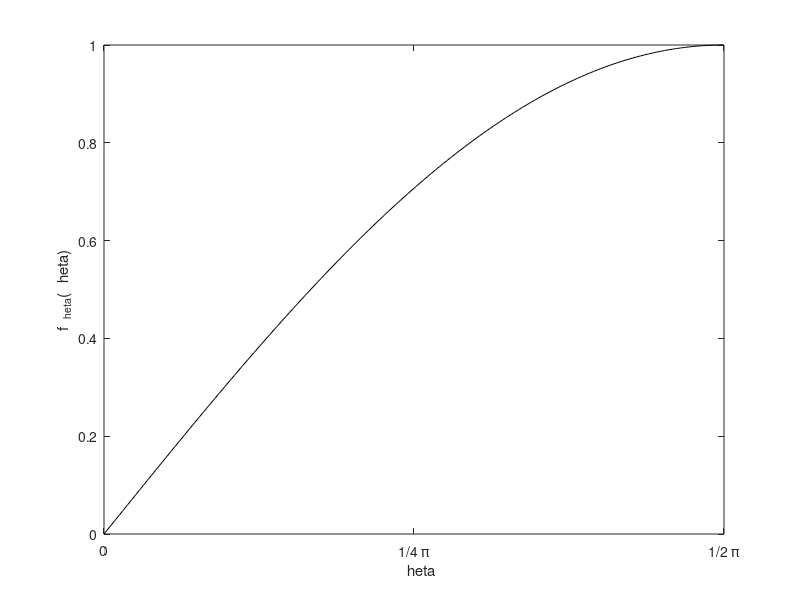

The MATLAB script that drew this image: (Note: this script raises an error after producing the figure.)
%%%%%%%%%%%%%%%%%%%%%%%%%%%%%%%%%%%%%%%%%%%%%%%%%%%%%%%%%%%%%%%%%%%%%%%%%%%%%%%%%%%%%%%%%%
% ETH Zurich, Switzerland
% Separation Processes Laboratory
%
% Project:  Lithoplatelets
% Year:     2022
% MATLAB:   R2019b, Windows 64bit
% Authors:  Anna Jaeggi (AJ)
%
% Purpose:
% Generate plots for section about derivation of distribution of phi, theta
% in the supporting information
%
%%%%%%%%%%%%%%%%%%%%%%%%%%%%%%%%%%%%%%%%%%%%%%%%%%%%%%%%%%%%%%%%%%%%%%%%%%%%%%%%%%%%%%%%%%
close all; clear all;
%% Distribution of theta alone
x = 0:0.01:pi/2;
fig = figure;
plot(x, sin(x), 'color', [0 0 0])
xlim([0,pi/2])

xlabel("\theta")
ylabel("f_{\theta}(\theta)")

xticks([0 pi/4 pi/2])
xticklabels({'0','1/4 \pi','1/2 \pi'})

typeSetPlot(fig, 'half', 'noPADDING')
set(fig,'Position',[360 485 156 133]);

set(gca,'fontsize',8)

print(gcf,'deriv1.pdf','-dpdf');

%% Alpha as a function of beta
fig = figure;
hold on;
ii = 1;
colors = [150, 25, 77;
    193, 75, 46.5000;
    236, 125,16;
    145.5, 155.5, 102.5;
    55, 186, 189
]./255;
for theta = [0, pi/8, pi/4, 3/8*pi , pi/2]
    beta = 0:0.01:2*pi;
    alpha = asin(sin(theta)*sin(beta));
    h(ii) = plot(beta, alpha, 'color', colors(ii,:));
    yline(theta, 'linestyle',':', 'color', colors(ii,:))
    yline(-theta, 'linestyle',':', 'color', colors(ii,:))
    ii = ii+1;
end
xlim([0,pi*2])
xlabel("\beta")
ylabel("\alpha")

xticks([0 pi/2 pi 3/2*pi 2*pi])
xticklabels({'0','1/2 \pi','\pi','3/2 \pi','2 \pi'})

yticks([-pi/2 -pi/4 0 pi/4 pi/2 ])
yticklabels({' -1/2 \pi','-1/4 \pi','0','1/4 \pi','1/2 \pi'})

typeSetPlot(fig, 'full', 'noPADDING')
set(fig,'Position',[360 313 312 305]);

set(gca,'fontsize',8)

lgd = legend(h,"0", "1/8 \pi", "1/4 \pi", "3/8 \pi", "1/2 \pi");
lgd.Title.String = '\theta';
lgd.Title.FontSize = 8;

print(gcf,'deriv2.pdf','-dpdf');
%% Derivative of alpha with respect to beta

fig = figure;
hold on;
ii = 1;
colors = [150, 25, 77;
    193, 75, 46.5000;
    236, 125,16;
    145.5, 155.5, 102.5;
    55, 186, 189
]./255;

for theta = [pi/8, pi/4, 3/8*pi]
    phi = (pi/2 - theta + eps):0.01:pi/2;
    f = - sin(phi)./(sin(theta).*sqrt(1-cos(phi).^2./sin(theta).^2));
    h(ii) = plot(phi, f, 'color', colors(ii+1,:));
    xline(pi/2 - theta, 'linestyle',':', 'color', colors(ii+1,:))
    ii = ii+1;
end
xlim([0, pi/2])
ylim([-15,0])
xlabel("\phi")
ylabel("d\beta/d\phi")

xticks([0 pi/4 pi/2 ])
xticklabels({'0','1/4 \pi','1/2 \pi'})

typeSetPlot(fig, 'full', 'noPADDING')
set(fig,'Position',[360 313 312 305]);
set(gca,'fontsize',8)

lgd = legend(h, "1/8 \pi", "1/4 \pi", "3/8 \pi", 'Location','southwest');
lgd.Title.String = '\theta';
lgd.Title.FontSize = 8;

print(gcf,'deriv3.pdf','-dpdf');

%% Half analytical, half numerical integration for binning
n =  30;
delta = (pi/2)/n;
for ii=1:n
    for jj=1:n
        a = (ii-1)*delta;
        b = (ii)*delta;
        c = (jj-1)*delta;
        d = (jj)*delta;
        
        theta_bin(ii,jj) = (a+b)/2;
        phi_bin(ii,jj) = (c+d)/2;
        intPhi = @(theta) -asin(cos(d)./sin(theta)).*sin(theta) + asin(cos(c)./sin(theta)).*sin(theta);
        intTheta = integral(intPhi,a,b);
        intTheta = real(intTheta);
        f_bin(ii,jj) = intTheta;
        
    end
end

f_bin = f_bin/(nansum(f_bin,'all')*delta^2);
nansum(f_bin,'all')*delta^2
max(f_bin,[],'all')
f_bin(30,30)

fig = figure;
hold on;

s = surf(theta_bin, phi_bin, f_bin);
view(60,15)

xticks([0 pi/4 pi/2 ])
xticklabels({'0','1/4 \pi','1/2 \pi'})

yticks([0 pi/4 pi/2 ])
yticklabels({'0','1/4 \pi','1/2 \pi'})

xlim([0, pi/2])
ylim([0, pi/2])
zlim([0,2])
xlabel('\theta')
ylabel('\phi')
zlabel("p_{\phi, \theta}(\phi, \theta)")

set(gca,'fontsize',8)

typeSetPlot(fig, 'full', 'noPADDING')
set(fig,'Position',[360 343.6667 312 274.3333]);

export_fig(gcf, '-dpng','-transparent','-r600', "deriv7.png")
%% Sampled distribution

% Obtain distribution of theta, phi from uniform distributed orientation
% samples
q = uniformSampledQuats(1000000);
physicalAngles = getPhysicalAngles(q, [120,100,30], "uniformlyRandomPhysAngles.mat");

nbins = 30;
% Binning
x = physicalAngles.flowAngleVec;
y = physicalAngles.flowAnglePlane;

% Transform to radians
x = x/180*pi;
y = y/180*pi;

% Create bins and obtain counts
Xedges=linspace(0,pi/2,nbins+1);
Yedges=linspace(0,pi/2,nbins+1);
N = histcounts2(x,y,Xedges,Yedges);

delta = (pi/2)/nbins;
[X,Y] = meshgrid(linspace(delta/2,pi/2- delta/2,nbins),...
    linspace(delta/2,pi/2- delta/2,nbins));

% Normalize
N = N/(nansum(N,'all')*delta^2);

max(N,[],'all')
N(30,30)

fig = figure;
hold on;
surf(X,Y,N')
view(3)
xlabel("theta")
ylabel("phi")
view(60,15)

xticks([0 pi/4 pi/2 ])
xticklabels({'0','1/4 \pi','1/2 \pi'})

yticks([0 pi/4 pi/2 ])
yticklabels({'0','1/4 \pi','1/2 \pi'})

xlim([0, pi/2])
ylim([0, pi/2])
zlim([0,2])
xlabel('\theta')
ylabel('\phi')
zlabel("p_{\phi, \theta}(\phi, \theta)")

set(gca,'fontsize',8)

typeSetPlot(fig, 'full', 'noPADDING')
set(fig,'Position',[360 343.6667 312 274.3333]);
export_fig(gcf, '-dpng','-transparent','-r600', "deriv5.png")

%% Marginal dist comparison

% Marginal cumulative dist
fig = figure;
histogram(y,'Normalization','cdf','DisplayStyle','stairs','edgecolor','k')
title("")
hold on
plot(Xedges, 1 - cos(Xedges),'r-')

set(gca,'fontsize',8)
xlabel("\theta")
ylabel("F_{m,\theta}(\theta)")

xticks([0 pi/4 pi/2 ])
xlim([0,pi/2])
ylim([0,1])
xticklabels({'0','1/4 \pi','1/2 \pi'})
typeSetPlot(fig, 'full', 'noPADDING')
set(fig,'Position',[360 324.3333 312 293.6667]);

legend('Empirical CDF','Analytical CDF','Location','southeast')
print(gcf,'deriv8.pdf','-dpdf');
fig = figure;
histogram(y,'Normalization','pdf','DisplayStyle','stairs','edgecolor','k')
title("")
hold on
x_values = linspace(min(x),max(x));
plot(Xedges, sin(Xedges),'r-')
xlabel("\phi")

ylabel("F_{m,\phi}(\phi)")

xticks([0 pi/4 pi/2 ])
xlim([0,pi/2])
ylim([0,1])
xticklabels({'0','1/4 \pi','1/2 \pi'})

typeSetPlot(fig, 'full', 'noPADDING')
set(fig,'Position',[360 324.3333 312 293.6667]);

legend('Empirical CDF','Analytical CDF','Location','southeast')
print(gcf,'deriv9.pdf','-dpdf');